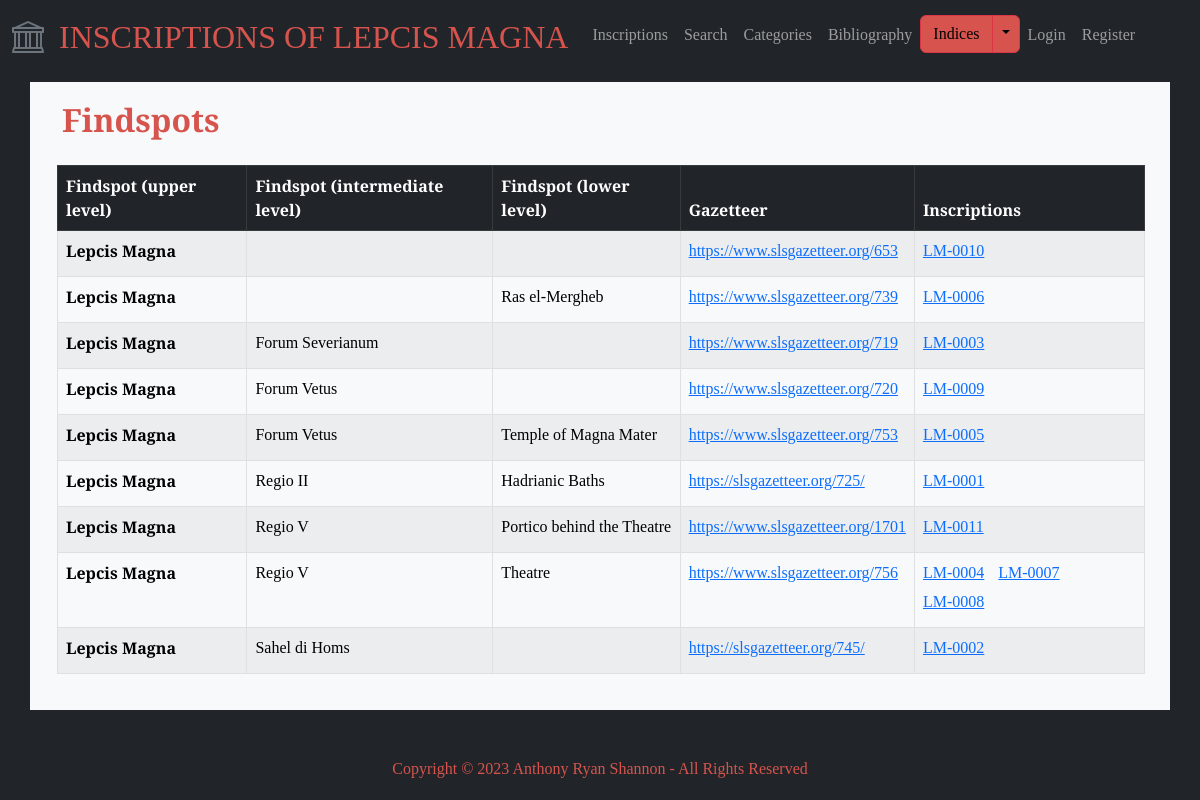
The app's page /findspots with its own data.
### lepcismagna/models.py (models this page shows, shortened)
class Findspot(models.Model):
    findspots_upper = models.CharField(max_length=255, blank=True)
    findspots_intermediate = models.CharField(max_length=255, blank=True)
    findspots_lower = models.CharField(max_length=255, blank=True)
    gazetteer = models.URLField(max_length=255, blank=True)
    inscriptions = models.ManyToManyField('Inscription', blank=True)

class Inscription(models.Model):
    entry_creation_time = models.DateTimeField(auto_now_add=True)
    entry_creator = models.ForeignKey(User, on_delete=models.CASCADE, blank=True, null=True)
    is_validated = models.BooleanField(default=False)
    inscription_id = models.CharField(max_length=20, blank=True)
    title = models.CharField(max_length=100, blank=True)
    description = models.TextField(blank=True)
    materials = models.ManyToManyField('Material', blank=True, related_name='materials')
    object_types = models.ManyToManyField('ObjectType', blank=True, related_name='object_types')
    text = models.TextField(blank=True)
    techniques = models.ManyToManyField('Technique', blank=True, related_name='techniques')
    letters = models.TextField(blank=True)
    languages = models.ManyToManyField('Language', blank=True, related_name='languages')
    date = models.CharField(max_length=100)
    findspot_description = models.TextField(blank=True)
    associated_inscriptions = models.ManyToManyField('self', blank=True)
    original_location = models.CharField(max_length=255)
    last_recorded_location = models.CharField(max_length=255)
    repositories = models.ManyToManyField('Repository', blank=True, related_name='repositories')
    categories = models.ManyToManyField('Category', blank=True, related_name='categories')
    transcription_interpretive = models.TextField(blank=True)
    transcription_diplomatic = models.TextField(blank=True)
    transcription_appcrit = models.TextField(blank=True)
    translation_english = models.TextField(blank=True)
    commentary = models.TextField(blank=True)
    epigraphic_references = models.ManyToManyField('EpigraphicReference', blank=True, related_name='epigraphic_references')
    bibliography_text = models.TextField(blank=True)
    bibliography_entries = models.ManyToManyField('Bibliography', blank=True, related_name='bibliography_entries')
    images = models.ManyToManyField('Image', blank=True, related_name='images')
    abbreviations = models.ManyToManyField('Abbreviation', blank=True, related_name='abbreviations')
    age_at_death = models.ManyToManyField('AgeAtDeath', blank=True, related_name='age_at_death')
    divine_sacred_beings = models.ManyToManyField('DivineSacredBeing', blank=True, related_name='divine_sacred_beings')
    emperors_imperial_family = models.ManyToManyField('EmperorImperialFamily', blank=True, related_name='emperors_imperial_family')
    erasures = models.ManyToManyField('Erasure', blank=True, related_name='erasures')
    findspots = models.ManyToManyField('Findspot', blank=True, related_name='findspots')
    fragments = models.ManyToManyField('Fragment', blank=True, related_name='fragments')
    organizations = models.ManyToManyField('Organization', blank=True, related_name='organizations')
    people = models.ManyToManyField('Person', blank=True, related_name='people')
    personal_names = models.ManyToManyField('PersonalName', blank=True, related_name='personal_names')
    place_names = models.ManyToManyField('PlaceName', blank=True, related_name='place_names')
    symbols = models.ManyToManyField('Symbol', blank=True, related_name='symbols')
    words = models.ManyToManyField('Word', blank=True, related_name='words')

### lepcismagna/views.py (the view)
# urls.py: path("findspots", views.findspots, name="findspots"),
def findspots(request):
    findspots = Findspot.objects.all()
    return render(request, "lepcismagna/findspots.html", {"findspots": findspots})

### lepcismagna/templates/lepcismagna/findspots.html
{% extends "lepcismagna/layout.html" %} {% block body %}
<div class="index-header">
  <h2>Findspots</h2>
</div>
<table class="table table-striped table-hover table-bordered">
  <thead class="table-dark">
    <tr>
      <th scope="col">Findspot (upper level)</th>
      <th scope="col">Findspot (intermediate level)</th>
      <th scope="col">Findspot (lower level)</th>
      <th scope="col">Gazetteer</th>
      <th scope="col">Inscriptions</th>
    </tr>
  </thead>
  <tbody class="table-light">
    {% for findspot in findspots %}
    {% if findspot.inscriptions.all %}
    <tr>
      <th scope="row">{{ findspot.findspots_upper }}</th>
      <td>{{ findspot.findspots_intermediate }}</td>
      <td>{{ findspot.findspots_lower }}</td>
      <td><a href="{{ findspot.gazetteer }}">{{ findspot.gazetteer }}</a></td>
      <td>
        <ul id="index-inscription-list">
          {% for inscription in findspot.inscriptions.all %}
          <li class="inscription-list-item">
            <a href="{% url 'inscription_detail' inscription.inscription_id|default:'No inscription ID' %}">
              {{ inscription.inscription_id }}
            </a>
          </li>
          {% endfor %}
        </ul>
      </td>
    </tr>
    {% endif %}
    {% endfor %}
  </tbody>
</table>
{% endblock %}

### lepcismagna/static/lepcismagna/styles.css (style rules this page uses)
body { font-family: "EB Garamond", serif; font-style: normal; font-variant: normal; }
h2 { color: #d6544d; font-size: 32px; font-weight: 700; line-height: 35px; padding: 10px; }
li:not(last-child) { margin-bottom: 5px; }
.index-header { padding: 10px; }
.inscription-list-item { display: inline-block; margin-right: 10px; }
.table { margin-left: 15px; width: 97.5%; }
#inscriptions-list, #index-inscription-list, #category-items, #dossier-list { list-style: none; padding-left: 0; margin: 0; }

### records on screen
Findspot: findspots_upper "Lepcis Magna", findspots_intermediate "Regio II", findspots_lower "Hadrianic Baths", gazetteer "https://slsgazetteer.org/725/"
Inscription: inscription_id "LM-0001"
Findspot: findspots_upper "Lepcis Magna", findspots_intermediate "Sahel di Homs", gazetteer "https://slsgazetteer.org/745/"
Inscription: inscription_id "LM-0002"
Findspot: findspots_upper "Lepcis Magna", findspots_intermediate "Forum Severianum", gazetteer "https://www.slsgazetteer.org/719"
Inscription: inscription_id "LM-0003"
Findspot: findspots_upper "Lepcis Magna", findspots_intermediate "Regio V", findspots_lower "Theatre", gazetteer "https://www.slsgazetteer.org/756"
Inscription: inscription_id "LM-0004"
Inscription: inscription_id "LM-0007"
Inscription: inscription_id "LM-0008"
Findspot: findspots_upper "Lepcis Magna", findspots_intermediate "Forum Vetus", findspots_lower "Temple of Magna Mater", gazetteer "https://www.slsgazetteer.org/753"
Inscription: inscription_id "LM-0005"
Findspot: findspots_upper "Lepcis Magna", findspots_lower "Ras el-Mergheb", gazetteer "https://www.slsgazetteer.org/739"
Inscription: inscription_id "LM-0006"
Findspot: findspots_upper "Lepcis Magna", findspots_intermediate "Forum Vetus", gazetteer "https://www.slsgazetteer.org/720"
Inscription: inscription_id "LM-0009"
Findspot: findspots_upper "Lepcis Magna", gazetteer "https://www.slsgazetteer.org/653"
Inscription: inscription_id "LM-0010"
Findspot: findspots_upper "Lepcis Magna", findspots_intermediate "Regio V", findspots_lower "Portico behind the Theatre", gazetteer "https://www.slsgazetteer.org/1701"
Inscription: inscription_id "LM-0011"
